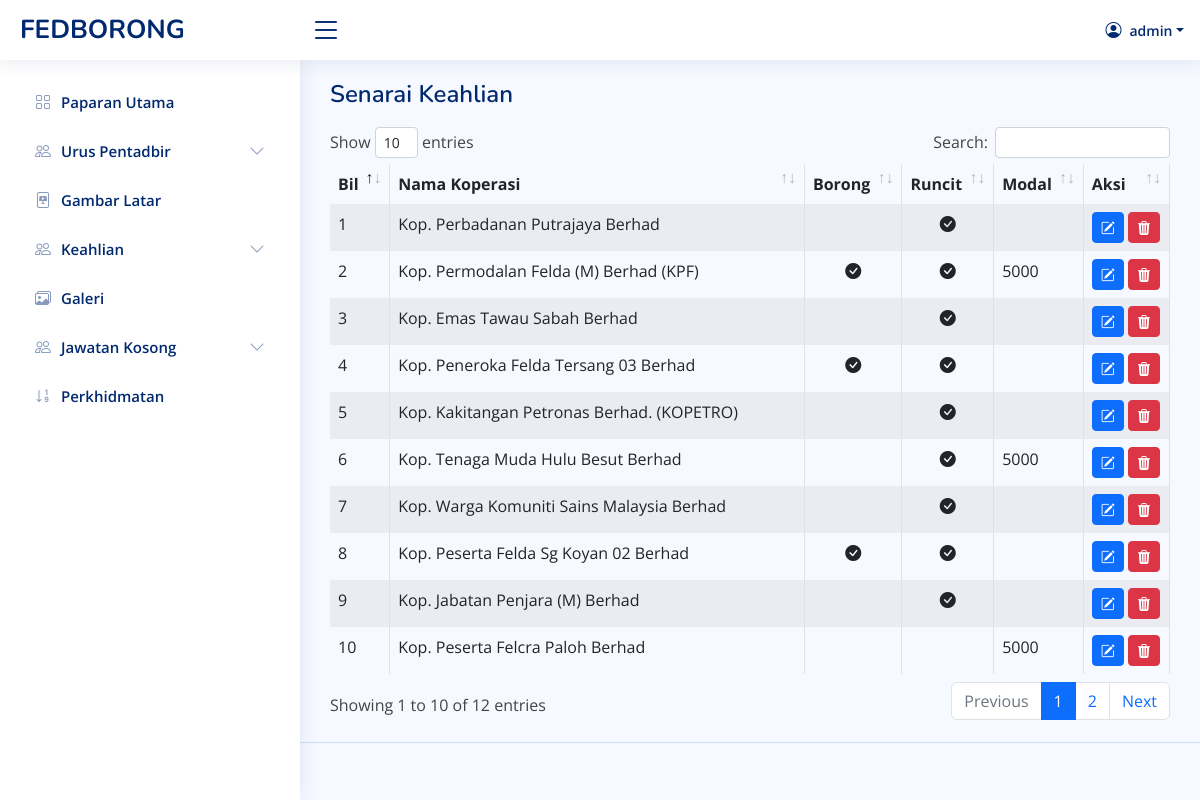
/admin-membership.php (signed in), run on the app's committed database.
### tables this page shows
CREATE TABLE `user` (
  `id` int(11) NOT NULL,
  `name` varchar(255) NOT NULL,
  `email` varchar(255) NOT NULL,
  `password` varchar(255) NOT NULL,
  `status` tinyint(4) NOT NULL
);

CREATE TABLE `keahlian` (
  `Id` int(11) NOT NULL,
  `Koperasi` varchar(1000) NOT NULL,
  `Pemborong` tinyint(11) DEFAULT NULL COMMENT '1=Ya, 2= Tidak',
  `Peruncitan` tinyint(11) DEFAULT NULL COMMENT '1=Ya, 2=Tidak',
  `ModalSyer` float DEFAULT NULL
);

### admin-membership.php (the view, shortened to what this page needs)
<?php
    if(isset($_SESSION['username'])) {
?>
<?php
include 'admin/admin-header.php';
require('db_connect.php');
?>
<body>
<?php include 'admin-nav.php';?>
  <main id="main" class="main">
  <div class="pagetitle">
      <h1>Senarai Keahlian</h1>
    </div>
    <section class="section">
      <div class="row ">
      <div class="">
            <div class=" ">
              <h5 class=""></h5>
              <table class="table table-bordered table-hover table-striped" id="list">
                <thead>
                  <tr>
                    <th scope="col-1">Bil</th>
                    <th scope="col-3">Nama Koperasi</th>
                    <th scope="col-1">Borong</th>
                    <th scope="col-1">Runcit</th>
                    <th scope="col-1">Modal</th>
                    <th scope="col-1">Aksi</th>
                  </tr>
                </thead>
                <tbody>
                  <?php
                  $count=1;
                  $sel_query="Select * from keahlian ORDER BY id desc;";
                  $result = mysqli_query($conn,$sel_query);
                  while($row = mysqli_fetch_assoc($result)) { ?>
                  <tr>
                    <td><?php echo $count; ?></td>
                    <td><?php echo $row['Koperasi'] ?></td>
                    <td class="text-center">
                    <?php
                    switch ($row['Pemborong']) {
                        case '1':
                            echo " <i class='bi bi-check-circle-fill'></i>";
                            break;
                        case '2':
                            echo "<span> </span>";
                            break;
                    }
                    ?>
                </td>
                <td class="text-center">
                <?php
                switch ($row['Peruncitan']) {
                    case '1':
                        echo " <i class='bi bi-check-circle-fill'></i>";
                        break;
                    case '2':
                        echo "<span></span>";
                        break;
                }
                ?>
                   </td>
                    <td><?php echo $row['ModalSyer'] ?></td>
                    <td><a href="admin-member-edit?id=<?php echo $row['Id'] ?>" class="btn btn-primary btn-sm" data-bs-toggle="tooltip" data-bs-placement="top" title="Edit"><i class="bi bi-pencil-square"></i></a>
                    <button type="button" class="btn btn-danger btn-sm" data-bs-toggle="modal" data-bs-target="#verticalycentered-<?php echo $row['Id'] ?>"><i class="bi bi-trash3-fill"></i>
                    </button>
                    </td>
                  </tr>
                  <?php $count++; } ?>
                </tbody>
              </table>
            </div>
          </div>
      </div>
    </section>
  </main>
  <?php include 'admin/admin-footer.php' ?>
<?php
    } else {
        header("Location: ./admin-login?error=login_first");
        exit();
    }
 ?>

### admin-nav.php (shortened to what this page needs)
<header id="header" class="header fixed-top d-flex align-items-center">
<?php
require('db_connect.php');
 $id = $_SESSION['username'];
   $user = "SELECT * FROM user WHERE name = '$id'";
   $admins = mysqli_fetch_assoc($conn->query($user) );
?>
<div class="d-flex align-items-center justify-content-between">
    <a href="admin-index" class="logo d-flex align-items-center">
      <span class="d-none d-lg-block">FEDBORONG</span>
    </a>
    <i class="bi bi-list toggle-sidebar-btn"></i>
  </div>
  <nav class="header-nav ms-auto">
    <ul class="d-flex align-items-center">
      <li class="nav-item dropdown pe-3">
        <a class="nav-link nav-profile d-flex align-items-center pe-0" href="#" data-bs-toggle="dropdown">
	  <i class="bi bi-person-circle"></i>
          <span class="d-none d-md-block dropdown-toggle ps-2"><?php echo $admins['name'];  ?></span>
        </a>
      </li>
    </ul>
  </nav>
</header>
<aside id="sidebar" class="sidebar">
  <ul class="sidebar-nav" id="sidebar-nav">
    <li class="nav-item">
      <a class="nav-link collapsed " href="admin-index">
        <i class="bi bi-grid"></i>
        <span>Paparan Utama</span>
      </a>
    </li>
    <?php if ($admins['status'] == 1) { ?>
    <li class="nav-item">
      <a class="nav-link collapsed" data-bs-target="#tables-nav" data-bs-toggle="collapse" href="#">
        <i class="bi bi-people"></i><span>Urus Pentadbir</span><i class="bi bi-chevron-down ms-auto"></i>
      </a>
    </li>
    <?php } else { ?>
    <?php }?>
    <li class="nav-item">
      <a class="nav-link collapsed" href="#admin-slides">
        <i class="bi bi-file-slides"></i>
        <span>Gambar Latar</span>
      </a>
    </li>
    <li class="nav-item">
      <a class="nav-link collapsed" data-bs-target="#tables-nav2" data-bs-toggle="collapse" href="#">
        <i class="bi bi-people"></i><span>Keahlian</span><i class="bi bi-chevron-down ms-auto"></i>
      </a>
    </li>
    <li class="nav-item">
      <a class="nav-link collapsed" href="admin-gallery">
      <i class="bi bi-images"></i>
        <span>Galeri</span>
      </a>
    </li>
    <li class="nav-item">
      <a class="nav-link collapsed" data-bs-target="#tables-nav3" data-bs-toggle="collapse" href="#">
        <i class="bi bi-people"></i><span>Jawatan Kosong</span><i class="bi bi-chevron-down ms-auto"></i>
      </a>
    </li>
    <li class="nav-item">
      <a class="nav-link collapsed" href="./admin-counter">
        <i class="bi bi-sort-numeric-down"></i>
        <span>Perkhidmatan</span>
      </a>
    </li>
  </ul>
</aside>

### admin-assets/css/style.css (style rules this page uses)
:root { scroll-behavior: smooth; }
body { font-family: "Open Sans", sans-serif; background: #f6f9ff; color: #444444; }
a { color: #4154f1; text-decoration: none; }
h1, h2, h3, h4, h5, h6 { font-family: "Nunito", sans-serif; }
#main { margin-top: 60px; padding: 20px 30px; transition: all 0.3s; }
.pagetitle { margin-bottom: 10px; }
.pagetitle h1 { font-size: 24px; margin-bottom: 0; font-weight: 600; color: #012970; }
.logo { line-height: 1; }
@media (min-width: 1200px) { .logo { width: 280px; } }
.logo span { font-size: 26px; font-weight: 700; color: #012970; font-family: "Nunito", sans-serif; }
.header { transition: all 0.5s; z-index: 997; height: 60px; box-shadow: 0px 2px 20px rgba(1, 41, 112, 0.1); background-color: #fff; padding-left: 20px; }
.header .toggle-sidebar-btn { font-size: 32px; padding-left: 10px; cursor: pointer; color: #012970; }
.header-nav ul { list-style: none; }
.header-nav>ul { margin: 0; padding: 0; }
.header-nav .nav-profile { color: #012970; }
.header-nav .nav-profile span { font-size: 14px; font-weight: 600; }
.sidebar { position: fixed; top: 60px; left: 0; bottom: 0; width: 300px; z-index: 996; transition: all 0.3s; padding: 20px; overflow-y: auto; scrollbar-width: thin; scrollbar-color: #aab7cf transparent; box-shadow: 0px 0px 20px rgba(1, 41, 112, 0.1); background-color: #fff; }
@media (min-width: 1200px) { #main, #footer { margin-left: 300px; } }
.sidebar-nav { padding: 0; margin: 0; list-style: none; }
.sidebar-nav li { padding: 0; margin: 0; list-style: none; }
.sidebar-nav .nav-item { margin-bottom: 5px; }
.sidebar-nav .nav-link { display: flex; align-items: center; font-size: 15px; font-weight: 600; color: #4154f1; transition: 0.3; background: #f6f9ff; padding: 10px 15px; border-radius: 4px; }
.sidebar-nav .nav-link i { font-size: 16px; margin-right: 10px; color: #4154f1; }
.sidebar-nav .nav-link.collapsed { color: #012970; background: #fff; }
.sidebar-nav .nav-link.collapsed i { color: #899bbd; }
.sidebar-nav .nav-link .bi-chevron-down { margin-right: 0; transition: transform 0.2s ease-in-out; }

### data on the page
user: name "admin"
keahlian: Koperasi "Kop. Perbadanan Putrajaya Berhad", Peruncitan 1 (drawn)
keahlian: Koperasi "Kop. Permodalan Felda (M) Berhad (KPF)", Pemborong 1 (drawn), Peruncitan 1 (drawn), ModalSyer "5000"
keahlian: Koperasi "Kop. Emas Tawau Sabah Berhad", Peruncitan 1 (drawn)
keahlian: Koperasi "Kop. Peneroka Felda Tersang 03 Berhad", Pemborong 1 (drawn), Peruncitan 1 (drawn)
keahlian: Koperasi "Kop. Kakitangan Petronas Berhad. (KOPETRO)", Peruncitan 1 (drawn)
keahlian: Koperasi "Kop. Tenaga Muda Hulu Besut Berhad", Peruncitan 1 (drawn), ModalSyer "5000"
keahlian: Koperasi "Kop. Warga Komuniti Sains Malaysia Berhad", Peruncitan 1 (drawn)
keahlian: Koperasi "Kop. Peserta Felda Sg Koyan 02 Berhad", Pemborong 1 (drawn), Peruncitan 1 (drawn)
keahlian: Koperasi "Kop. Jabatan Penjara (M) Berhad", Peruncitan 1 (drawn)
keahlian: Koperasi "Kop. Peserta Felcra Paloh Berhad", ModalSyer "5000"
